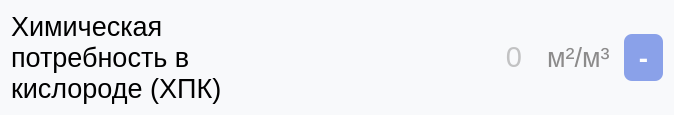
                     <widget class="QWidget" name="widget_32" native="true">
                      <property name="font">
                       <font>
                        <pointsize>36</pointsize>
                       </font>
                      </property>
                      <property name="styleSheet">
                       <string notr="true">border-radius: 8px;
background-color:rgb(248, 249, 251);
color: rgb(140, 139, 139);</string>
                      </property>
                      <layout class="QHBoxLayout" name="horizontalLayout_58">
                       <item>
                        <widget class="QLabel" name="HPK">
                         <property name="minimumSize">
                          <size>
                           <width>0</width>
                           <height>0</height>
                          </size>
                         </property>
                         <property name="maximumSize">
                          <size>
                           <width>16777215</width>
                           <height>16777215</height>
                          </size>
                         </property>
                         <property name="font">
                          <font>
                           <pointsize>20</pointsize>
                          </font>
                         </property>
                         <property name="styleSheet">
                          <string notr="true">background-color:rgb(248, 249, 251);
color: rgb(0, 0, 0);
margin-right: 0px;
</string>
                         </property>
                         <property name="inputMethodHints">
                          <set>Qt::ImhNone</set>
                         </property>
                         <property name="text">
                          <string>&lt;html&gt;&lt;head/&gt;&lt;body&gt;&lt;p&gt;Химическая потребность в кислороде (ХПК) &lt;/p&gt;&lt;/body&gt;&lt;/html&gt;</string>
                         </property>
                         <property name="wordWrap">
                          <bool>true</bool>
                         </property>
                        </widget>
                       </item>
                       <item>
                        <widget class="QLineEdit" name="value_HPK">
                         <property name="minimumSize">
                          <size>
                           <width>0</width>
                           <height>0</height>
                          </size>
                         </property>
                         <property name="font">
                          <font>
                           <family>MS Shell Dlg 2</family>
                           <pointsize>22</pointsize>
                           <weight>50</weight>
                           <italic>false</italic>
                           <bold>false</bold>
                           <strikeout>false</strikeout>
                          </font>
                         </property>
                         <property name="styleSheet">
                          <string notr="true">background-color:rgb(248, 249, 251);
color: rgb(140, 139, 139);
outline: 0px;
padding-left: 10px;
margin-left: 20px;
margin-right: 10px;
border-top-left-radius: 0px;
border-bottom-left-radius: 00px;
border: none;

</string>
                         </property>
                         <property name="alignment">
                          <set>Qt::AlignRight|Qt::AlignTrailing|Qt::AlignVCenter</set>
                         </property>
                         <property name="placeholderText">
                          <string>0</string>
                         </property>
                        </widget>
                       </item>
                       <item>
                        <widget class="QLabel" name="dimension_HPK">
                         <property name="font">
                          <font>
                           <pointsize>20</pointsize>
                          </font>
                         </property>
                         <property name="styleSheet">
                          <string notr="true">margin-right: 1px;
</string>
                         </property>
                         <property name="text">
                          <string>м²/м³</string>
                         </property>
                        </widget>
                       </item>
                       <item>
                        <widget class="QPushButton" name="clean_HPK">
                         <property name="font">
                          <font>
                           <family>Montserrat</family>
                           <pointsize>20</pointsize>
                           <weight>75</weight>
                           <bold>true</bold>
                          </font>
                         </property>
                         <property name="styleSheet">
                          <string notr="true">QPushButton {
background-color:rgb(138, 161, 233);
color:rgb(255, 255, 255);
font-weight: 600;
border-radius: 8px;
padding: 5px 15px;
outline: 0px;
}
QPushButton:hover{
background-color: rgb(125, 143, 202);
}</string>
                         </property>
                         <property name="text">
                          <string>-</string>
                         </property>
                        </widget>
                       </item>
                      </layout>
                     </widget>
